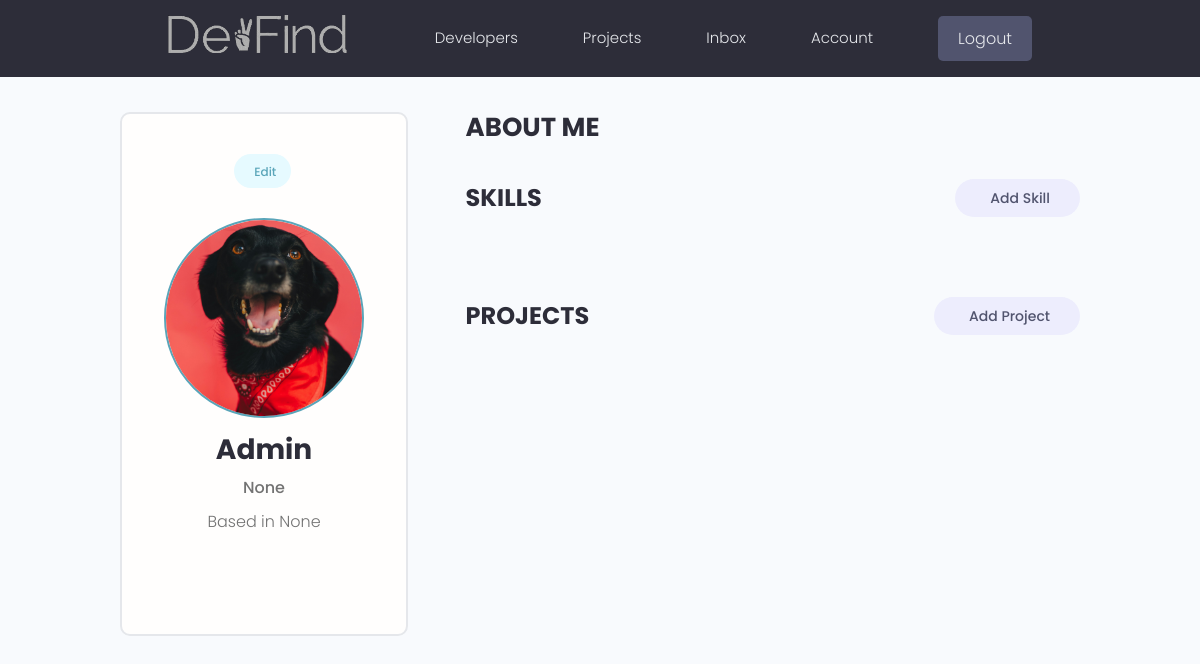
Screenshot of /account/ (signed in) with the database file from the repository.
### users/models.py (models this page shows, shortened)
class Profile(models.Model):
    user = models.OneToOneField(User, on_delete=models.CASCADE, null=True, blank=True)
    name = models.CharField(max_length=200, blank=True, null=True)
    email = models.EmailField(max_length=500, blank=True, null=True)
    username= models.CharField(max_length=200, blank=True, null=True)
    location = models.CharField(max_length=200, blank=True, null=True)
    short_intro = models.CharField(max_length=200, blank=True, null=True)
    bio = models.TextField(blank=True, null=True)
    profile_image = models.ImageField(null=True, blank=True, upload_to='profiles/', default="profiles/user-default.png")
    social_github = models.CharField(max_length=200, blank=True, null=True)
    social_twitter = models.CharField(max_length=200, blank=True, null=True)
    social_linkedin = models.CharField(max_length=200, blank=True, null=True)
    social_youtube = models.CharField(max_length=200, blank=True, null=True)
    social_website = models.CharField(max_length=200, blank=True, null=True)
    created = models.DateTimeField(auto_now_add=True)
    id = models.UUIDField(default=uuid.uuid4, unique=True, primary_key=True, editable=False)

### users/views.py (the view)
# urls.py: path('account/', views.userAccount, name="account"),
@login_required(login_url='login')
def userAccount(request):
    profile = request.user.profile
    skills = profile.skill_set.all()
    projects = profile.project_set.all()
    context = {'profile': profile, 'skills':skills, 'projects':projects}
    return render(request, 'users/account.html', context)

### users/templates/users/account.html (shortened to what this page needs)
{% extends 'main.html' %}
{% block content %}
  <main class="settingsPage profile my-md">
    <div class="container">
      <div class="layout">
        <div class="column column--1of3">
          <div class="card text-center">
            <div class="card__body dev">
              <a class="tag tag--pill tag--main settings__btn" href="{% url 'edit-account' %}"> Edit</a>
              <img class="avatar avatar--xl dev__avatar" src="{{profile.profile_image.url}}" />
              <h2 class="dev__name">{{profile.name}}</h2>
              <p class="dev__title">{{profile.short_intro}}</p>
              <p class="dev__location">Based in {{profile.location}}</p>
            </div>
          </div>
        </div>
        <div class="column column--2of3">
          <div class="devInfo">
            <h3 class="devInfo__title">About Me</h3>
          </div>
          <div class="settings">
            <h3 class="settings__title">Skills</h3>
            <a class="tag tag--pill tag--sub settings__btn tag--lg" href="{% url 'create-skill' %}"> Add Skill</a>
          </div>
          <div class="settings">
            <h3 class="settings__title">Projects</h3>
            <a class="tag tag--pill tag--sub settings__btn tag--lg" href="{% url 'create-project' %}"> Add Project</a>
          </div>
        </div>
      </div>
    </div>
  </main>
{% endblock content %}

### static/styles/app.css (style rules this page uses)
:root { --color-sub: #2d2d39; }
.card { border: 2px solid var(--color-light); }
img { width: 100%; }
.profile .card > .dev { padding: 4rem; }
.dev__avatar { display: block; margin: auto; }
.dev__name { color: var(--color-sub); font-size: 2.8rem; font-weight: 700; margin-top: 1rem; margin-bottom: 0.5rem; }
.dev__title { font-size: 1.6rem; font-weight: 500; line-height: 1.3; }
.dev__location { margin-top: 1rem; }
.devInfo { margin-bottom: 3rem; }
.devInfo__title, .devInfo__subtitle { font-size: 2.6rem; color: var(--color-sub); text-transform: uppercase; font-weight: 700; margin-bottom: 1.5rem; }
.settingsPage .dev > .settings__btn { display: inline-block; margin-bottom: 3rem; }
.settings { display: flex; justify-content: space-between; align-items: center; }
.settings__title { font-size: 2.4rem; text-transform: uppercase; font-weight: 700; color: var(--color-sub); }

### static/uikit/styles/modules/_variables.css (style rules this page uses)
:root { --color-main: #5aa5b9; --color-main-light: #e6faff; --color-sub: #3f4156; --color-sub-light: #51546e; --color-sub-lighter: #ededfd; --color-text: #737373; --color-gray: #8b8b8b; --color-light: #e5e7eb; --color-light-gray: #767676; --color-bg: #f8fafd; --color-white: #fffefd; --color-white-light: #f3f3f3; --color-success: #359e64; --color-success-bg: #def8e8; --color-error: #fc4b0b; --color-error-bg: #fff2ee; --font-base: 'Poppins', arial, helvetica, 'Segoe UI', roboto, ubuntu, sans-serif; --font-monospace: 'Fira Code', 'Courier New', courier, monospace; --font-regular: 300; --font-medium: 500; --font-bold: 700; --generic-shadow: 1px 1px 5px #00000010; --generic-transition: all 0.3s ease-in-out; }

### static/uikit/styles/modules/_base.css (style rules this page uses)
* { margin: 0; padding: 0; box-sizing: border-box; text-rendering: optimizeLegibility; color: inherit; font-size: inherit; }
html { font-size: 50%; }
@media only screen and (min-width: 480px) { html { font-size: 56.25%; } }
@media only screen and (min-width: 1200px) { html { font-size: 62.5%; } }
body { line-height: 1.6; font-weight: 400; font-size: 1.5rem; color: var(--color-text); background-color: var(--color-bg); min-height: 100vh; }

### static/uikit/styles/modules/_typography.css (style rules this page uses)
* { font-family: var(--font-base); }
h2 { font-size: 3.6rem; font-weight: var(--font-bold); }
h3 { font-size: 3.2rem; font-weight: var(--font-medium); }
p, span, strong { font-size: 1.6rem; color: var(--color-text); font-weight: var(--font-regular); }
a { padding-bottom: 2px; text-decoration: none; display: inline-block; color: var(--color-main); font-weight: var(--font-medium); }

### static/uikit/styles/modules/_utilities.css (style rules this page uses)
.container { width: 92%; max-width: 165rem; margin: 0 auto; box-sizing: border-box; }
@media screen and (min-width: 1000px) { .container { width: 90%; } }
@media screen and (min-width: 1200px) { .container { width: 80%; } }
.text-center { text-align: center; }
.my-md { margin: 3rem auto; }

### static/uikit/styles/modules/_avatar.css (style rules this page uses)
.avatar { border-radius: 50%; border: 2px solid var(--color-main); object-fit: cover; }
.avatar--xl { height: 20rem; width: 20rem; }

### static/uikit/styles/modules/_card.css (style rules this page uses)
.card { border-radius: 1rem; background-color: var(--color-white); border: 1.5px solid var(--color-light); width: auto; height: auto; margin-top: 0.5rem; margin-bottom: 0.5rem; overflow: hidden; }
.card__body, .card__header { padding: 2rem 2.5rem; }

### static/uikit/styles/modules/_tag.css (style rules this page uses)
.tag { display: inline-flex; align-items: center; background-color: var(--color-sub); height: -webkit-fit-content; height: -moz-fit-content; height: fit-content; width: -webkit-fit-content; width: -moz-fit-content; width: fit-content; border-radius: 0.5rem; padding: 0.5rem 1.5rem; font-size: 1.2rem; cursor: pointer; }
.tag:not(:last-child) { margin-right: 0.25rem; margin-bottom: 0.75rem; }
.tag--pill { border-radius: 5rem; }
.tag--main, .tag--main > small { background: var(--color-main-light); color: var(--color-main); font-weight: 500; }
.tag--sub, .tag--sub > small { background: var(--color-sub-lighter); color: var(--color-sub-light); font-weight: 500; }
.tag--lg { padding: 0.8rem 3rem; font-size: 1.4rem; }

### static/uikit/styles/modules/_layout.css (style rules this page uses)
.layout { display: flex; flex-flow: row wrap; justify-content: space-between; }
.layout > .column { margin-bottom: 3rem; }
.layout > .column.column--1of3 { flex-basis: 30%; }
.layout > .column.column--2of3 { flex-basis: 64%; }

### rows the page displays
Profile: profile_image (picture), name "Admin", short_intro "None", location "None"
